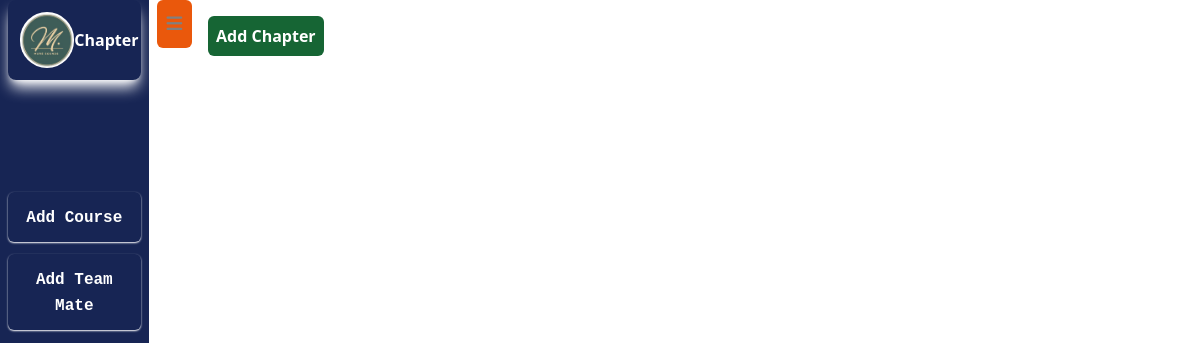
The page /staff/addcourse/2d75227991c84b01ad992e4c183db327/2d75227991c84b01ad992e4c183db327/ (signed in) on the database as committed earlier.
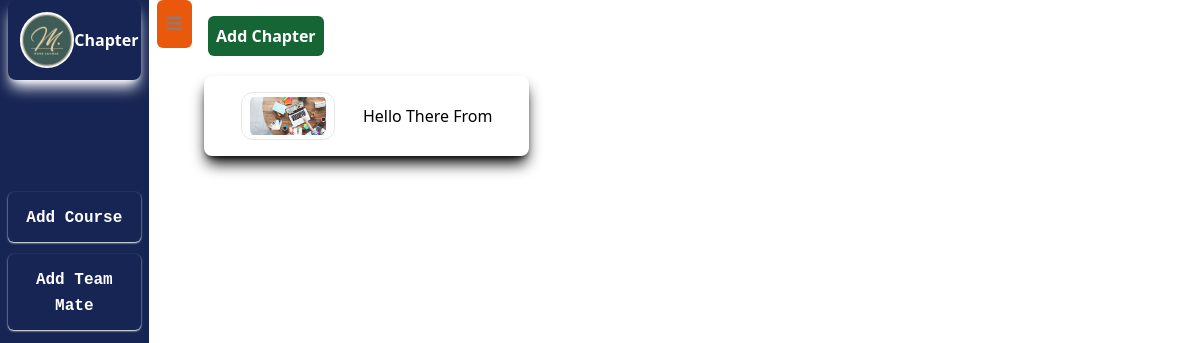
The same page on the database as committed later.
### Staff/models.py (models this page shows, shortened)
class Chapter(models.Model):
    id=models.UUIDField(primary_key=True,unique=True,editable=False,default=uuid.uuid4)
    title=models.CharField(max_length=255)
    icon=models.ImageField(upload_to='Chapter_Icons',null=True)
    course=models.ForeignKey(Course,on_delete=models.CASCADE)

### Staff/views.py (the view)
# urls.py: path('addcourse/<str:course_id>/<str:chapter_id>/',views.AddSkill, name='addcourse'),
@login_required
@user_passes_test(is_staff)
def AddSkill(request,course_id,chapter_id):
    submitted=False
    if request.method=='POST':
        form=AddSKills(request.POST)
        if form.is_valid():
            chapter=get_object_or_404(Chapter,id=chapter_id)
            form.instance.chapter=chapter
            form.save()
            url =f'/staff/addcourse/{course_id}'
            return HttpResponseRedirect(url)
        else:
            url =f'/staff/addcourse/{course_id}'
            return HttpResponseRedirect(url)
    else:
        chapters=Chapter.objects.filter(course=course_id)
        form=AddSKills
        return render(request,'Staff/addSkills.html',{'form':form,'addchapter':AddChapterForm,'subitted':submitted,'chapters':chapters,'course_id':id})

### Staff/views.py (called while the page is built)
def is_staff(user):
    return user.is_authenticated and user.is_staff

### Home/templates/Staff/addSkills.html (shortened to what this page needs)
{% extends './Dashboard.html' %}
{% load static %}
{% block page %}
   Chapter
{% endblock page %}
{% block content %}
<div class="flex-1 relative">
<button id="addChapter" data-course-id="{{course_id}}" class="rounded-md bg-green-800 text-white font-bold px-2 py-2 mx-2 mt-4"> Add Chapter</button>
    <div class="grid grid-cols-3 mt-5 mx-1 gap-2 my-4">
{% for chapter in chapters %}
<button data-chapter-id="{{chapter.id}}" id="chapter_id" data-course-id="{{course_id}}" class="chapter_button rounded-lg bg-white shadow-black shadow-lg py-4 h-20 flex  flex-row  items-center justify-center">
    {% if chapter.icon != null %}
    <img src="{{chapter.icon.url}}" alt="" class="object-contain max-h-full border rounded-xl mr-7 px-2 py-1">
    {% else  %}
    <img src="{%static 'Icons/chapter.png' %}" alt="icon" class="object-contain max-h-full border rounded-xl mr-7 px-2 py-1">
    {% endif %}
    {{ chapter.title }}
</button>
{% endfor %}
</div>
</div>
</div>
{% endblock content %}

Rows that differ between the two databases and show on the page:
added Chapter: icon (picture), title "Hello There From"
